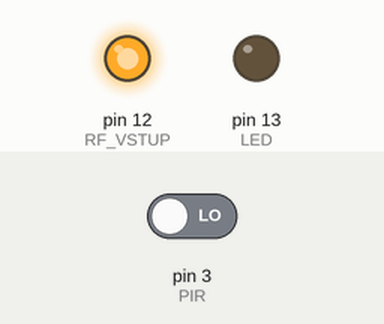
Bench run of a sketch on a simulated Arduino Pro Mini, built with avr-gcc and run on an emulated ATmega328P. Shown: output pins drawn as LEDs (lit = HIGH). The inputs (shaded band) are chosen by the test bench; at power-on: pin 3 (PIR) LOW. Sleep ends after the set time or at an interrupt; no radio packets arrive unless stated.

Above: at 15.05 s.
Timing chart, 0 to 20.3 s (numbered marks = the images above):
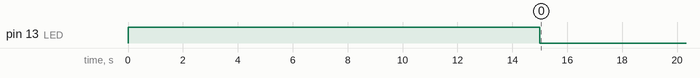

The sketch:

GSM_senzor.ino
```cpp
/*== GSM Alarm - senzor ==
 *========================
 *
 * GA_senzor.ino
 *
 * Program nacita stav PIR a odosle prostrednictvom radioveho signalu
 * na GSM ústrednu
 *
 * @author: kamarat
 * @date:   jul 2016
 * @version:  0.1beta
 *
 * kamarat (cleft) 2016
 */

/*== ZAPOJENIE PINOV ==
 *=====================
 *
 * ARDUINO --- PERIFERIE
 * A  0 -
 *
 * D  2 -
 * D  3 - vystup signalu z PIR (prerusenie)
 * D 12 - vstup RF modulu
 * D 13 - kontrolna LED
 *
 */

/*== KNIZNICE A SUBORY ==
 *=======================
 */
#include <Arduino.h>
#include <avr/interrupt.h>
#include <avr/power.h>
#include <avr/sleep.h>
#include <avr/wdt.h>

#include <RH_ASK.h> // kniznica RadioHead pre RF modul s ASK modulaciou
#include <SPI.h>    // kniznica nie je pouzita, ale je potrebna pre kompilaciu s RadioHead

#include "utility.h"

/*== GLOBALNE PREMENNE ==
 *=======================
 * premenne popisujuce zapojene piny
 * premenne popisujuce nastavenie Arduina
 */
#define DEBUG 0   // definicia odladovania a vypisov
#define RF_ASK    // definicia pouziteho RF modulu
#define WATCHDOG

/*== Deklaracia konstant ==
 */
// digitalne piny
const uint8_t PIR = 3;  // vystup PIR pripojeny na port D3
const uint8_t LED = 13; // LED umiestnena na PCB

// analogove piny

// globalne konstanty
// Korekcia by mala byt napatie zdroja delene nameranym napatim,
// ale kedze to nefunguje, bola vypocitana pokusne
#if F_CPU == 16000000
  const float KOREKCIA_VCC = 5180.0 / 5000.0;
#elif F_CPU == 8000000
  const float KOREKCIA_VCC = 3600.0 / 3600.0;
#endif

/*== Deklaracia premennych ==
 */
#ifdef RF_ASK
  /* Constructor.
   * At present only one instance of RH_ASK per sketch is supported.
   *   param[in] speed The desired bit rate in bits per second
   *   param[in] rxPin The pin that is used to get data from the receiver
   *   param[in] txPin The pin that is used to send data to the transmitter
   *   param[in] pttPin The pin that is connected to the transmitter controller. It will be set HIGH to enable the transmitter (unless pttInverted is true)
   *   param[in] pttInverted true if you desire the pttin to be inverted so that LOW wil enable the transmitter
   * RH_ASK(uint16_t speed = 2000, uint8_t rxPin = 11, uint8_t txPin = 12, uint8_t pttPin = 10, bool pttInverted = false);
   */
  RH_ASK driverASK;
  const uint8_t RF_VSTUP = 12;  // vstup vysielaca pripojeny na pin D12
#endif

/* Nastavenie premennych pre watchdog
 * priznak_WDT - ukladanie stavu, ci prisiel impulzu z watchdog timeru,
 *            - hodnota 1 simuluje impulz po zapnuti, aby sme necakali
 * pocitadlo_impulzov_WDT - ukladanie impulzov
 * IMPULZOV_WDT_PRE_SPUSTENIE - nastavenie pozadovaneho poctu impulzov
 *                            - v pripade nastavenia 2 je jeden impulz cca 8 s / 8192 ms
 *
 * Klucove slovo volatile hovori kompilatoru ako ma zaobchadzat s premennou,
 * aby ju nacital z pamate RAM a nie z pamatoveho regstra. Vzhladom k spankovemu
 * rezimu budu tieto hodnoty urcite presne.
 */
#ifdef WATCHDOG
  const uint16_t INTERVAL_MERANIA_VCC = 60000;  // cas udavany v ms
  volatile uint8_t priznakWDT = 1;
  volatile uint16_t pocitadloImpulzovWDT = 0;
  const uint8_t IMPULZOV_WDT_PRE_SPUSTENIE = INTERVAL_MERANIA_VCC / 8192;
#endif

volatile uint8_t priznakIRQ = 0;             // ukladanie stavu, ci nastalo prerusenie

//volatile uint8_t priznakPoplachu = 0;               // ukladanie stavu aktivity PIR
//volatile uint8_t pocitadloImpulzovPoplachu = 0;     // pocet impulzov PIR v stanovenom case
volatile uint32_t casPoplachu = 0;                 // premenna pre porovnanie casu
const uint8_t INTERVAL_POPLACHU = 8000;             // max interval pre testovanie a vyhlasenie poplachu
const uint8_t IMPULZOV_PRE_VYHLASENIE_POPLACHU = 2; // min pocet impulzov pre vyhlasenie poplachu

/*== DEKLARACIA FUNKCII ==
 *=======================
 */
void zaspiTeraz( void );
void nastaloPrerusenie( void );
void posliPoplach( void );
void posliVcc ( void );
void odosliSpravu( const char* sprava );

/*== INICIALIZACIA ==
 *===================
 */
void setup()
{
  #ifdef WATCHDOG
    // Nastavenie WDT
    MCUSR &= ~( 1<<WDRF ); // vycistenie priznaku reset WDT
    /* Pre pripad zmeny WDE alebo delica je potrebne nastavit WDCE,
     * to umozni update pre 4 hodinove cykly.
     */
    WDTCSR |= ( 1<<WDCE ) | ( 1<<WDE );
    WDTCSR = 1<<WDP0 | 1<<WDP3; // nastavenie hodnoty delica WDT - 8 sekund
    WDTCSR |= _BV( WDIE );      // povolenie WD prerusenia (ziadny reset)
  #endif

  /* Doplnkove nastavenie pre usporny rezim.
   * Casto akekelkovek zariadenie pripojene na vystupne piny moze spotrebuvat male mnozstvo energie aj ked nie je pouzivane.
   * Vstupne piny, ktore "plavaju" (nepouzivaju pullup alebo pulldown odpor), budu tiez spotrebuvat energiu.
   * Preto je vhodne vsetky piny okrem TX a RX nastavit na vstupny mod a aktivovat pullup odpory, pokial na piny nie je nic pripojene.
   */
  DDRD &= B00000011;       // nastavenie pinov 2 - 7 na vstupne, pinom 0 a 1 (RX a TX) ponechane nastavenia
  DDRB = B00000000;        // nastavenie pinov 8 - 13 na vstupne
  PORTD |= B11111100;      // aktivacia pullup na pinoch 2 - 7, piny 0 a 1 (RX a TX) ponechane bez
  PORTB |= B11111111;      // aktivacia pullup na pinoch 8 - 13

  // Vypnutie ADC prevodnika
  ADCSRA &= ( uint8_t )~( 1 << ADEN ) ;
  PRR |= ( uint8_t )( 1 << PRADC );

  // Vypnutie SPI
  PRR |= ( uint8_t )( 1 << PRSPI );

  // Vypnutie TWI
  PRR |= ( uint8_t )( 1 << PRTWI );

  // Inicializacia pinov
  pinMode( PIR, INPUT_PULLUP );
  pinMode( RF_VSTUP, OUTPUT );
  pinMode( LED, OUTPUT );
  digitalWrite( LED, HIGH );

  #if DEBUG == 1
    Serial.begin( 9600 ); // inicializacia serioveho vystupu
  #endif

  if ( !driverASK.init() ) {
    #if DEBUG == 1
      Serial.println( "Inicializacia drivera ASK sa nepodarila!" );
    #endif

    while ( true ) {
      digitalWrite( LED, LOW );
      delay( 1000 );
      digitalWrite( LED, HIGH );
      delay( 1000 );
    }
  }

  #if DEBUG == 1
    Serial.println( "Inicializacia ukoncena." );
  #endif

  delay( 15000 );
}

/*== HLAVNY PROGRAM ==
 *====================
 */
void loop()
{
  if ( priznakIRQ >= IMPULZOV_PRE_VYHLASENIE_POPLACHU ) {
    priznakIRQ = 0;
    posliPoplach();
  }

  #ifdef WATCHDOG
    if ( priznakWDT == 1 ) {
      priznakWDT = 0;
      pocitadloImpulzovWDT++;
      #if DEBUG == 1
        Serial.print( "Pocitadlo WDT = " );
        Serial.println( pocitadloImpulzovWDT );
      #endif

      if ( pocitadloImpulzovWDT >= IMPULZOV_WDT_PRE_SPUSTENIE ) {
        posliVcc();
        pocitadloImpulzovWDT = 0;
      }
    }
  #endif

  #if DEBUG == 1
    Serial.println( "Zaspavam." );
    Serial.flush();
  #endif
  zaspiTeraz();
  #if DEBUG == 1
    Serial.println( "Zobudil som sa." );
    Serial.flush();
  #endif
}

/*== DEFINICIA FUNKCII ==
 *=======================
 */
#ifdef WATCHDOG
ISR( WDT_vect )
{
  if ( priznakWDT == 0 ) {
    priznakWDT = 1;
  }
}
#endif

void nastaloPrerusenie( void )
{
  if ( priznakIRQ == 0 ) {
    casPoplachu = millis() + INTERVAL_POPLACHU;
    priznakIRQ++;
  }
  else if ( casPoplachu >= millis() ) {
    priznakIRQ++;
  }
  else {
    casPoplachu = millis() + INTERVAL_POPLACHU;
    priznakIRQ = 1;
  }
}

void zaspiTeraz( void )
{
  // Vypnutie ADC prevodnika
  ADCSRA &= ( uint8_t )~( 1 << ADEN) ;
  PRR |= ( uint8_t )( 1 << PRADC );

  //cli();                // zakazanie globalnych preruseni
  noInterrupts();         // zakazanie globalnych preruseni
  //EIFR = 1 << INTF0;      // vycistenie priznaku pre prerusenie 0

  digitalWrite( LED, LOW );

  /* Mod prerusenia definuje, kedy ma byt prerusenie spustene. Su preddefinovane 4 konstanty:
  *  LOW to trigger the interrupt whenever the pin is low,
  *  CHANGE to trigger the interrupt whenever the pin changes value
  *  RISING to trigger when the pin goes from low to high,
  *  FALLING for when the pin goes from high to low.
  */
  attachInterrupt( digitalPinToInterrupt( PIR ), nastaloPrerusenie, RISING );  // nastavenie prerusenia

  /* Volba spiaceho rezimu
  * Existuje 5 modov pouzitelnych na standardnych 8-bitovych AVR:
  *    SLEEP_MODE_IDLE       – least power savings
  *    SLEEP_MODE_ADC
  *    SLEEP_MODE_PWR_SAVE
  *    SLEEP_MODE_STANDBY
  *    SLEEP_MODE_PWR_DOWN   – most power savings
  */
  set_sleep_mode( SLEEP_MODE_PWR_DOWN );
  sleep_bod_disable();    // vypnutie the Brown Out Detector (BOD) pred uspatim
  sleep_enable();         // nastavenie spiaceho bitu - sleep enable (SE)

  //sei();
  interrupts();

  sleep_cpu();            // uvedenie zariadenia do rezimu spanku
  sleep_disable();        // po prebudeni program pokracuje v tomto bode

  detachInterrupt( digitalPinToInterrupt( PIR ));
  digitalWrite( LED, HIGH );

  // Zapnutie ADC prevodnika
  PRR &= ( uint8_t )~( 1 << PRADC );
  ADCSRA |= ( uint8_t )( 1 << ADEN );
}

void posliPoplach( void )
{
  //sleep_disable();
  //detachInterrupt( digitalPinToInterrupt( PIR ));
  //digitalWrite( LED, HIGH );

  const char * SPRAVA = "Poplach";
  odosliSpravu( SPRAVA );
}

void posliVcc( void )
{
  //sleep_disable();
  //detachInterrupt( digitalPinToInterrupt( PIR ));
  //digitalWrite( LED, HIGH );

  char sprava[ 5 ] = {0};
  uint16_t napatie = merajVcc( KOREKCIA_VCC );
  snprintf( sprava, sizeof( sprava ), "%u", napatie );
  odosliSpravu( sprava );
}

void odosliSpravu( const char* sprava )
{
  #if DEBUG == 1
    // Vypis na seriovu konzolu s naslednym cakanim na ukoncenie serioveho prenosu
    Serial.print( "Posielam spravu = " );
    Serial.println( sprava );
    //Serial.flush();
  #endif

  // Odoslanie spravy o poplachu
  #ifdef RF_ASK
    driverASK.send(( uint8_t* ) sprava, strlen( sprava ));
    driverASK.waitPacketSent();
    //delay(200);
  #endif

  #if DEBUG == 1
    Serial.println( "Koncim" );
    //Serial.flush();
  #endif
}
```

Measured:
- by itself, pin 13 (LED): goes LOW 42.3 s, HIGH 0.06 s, LOW 57.3 s, HIGH 0.06 s, then LOW
